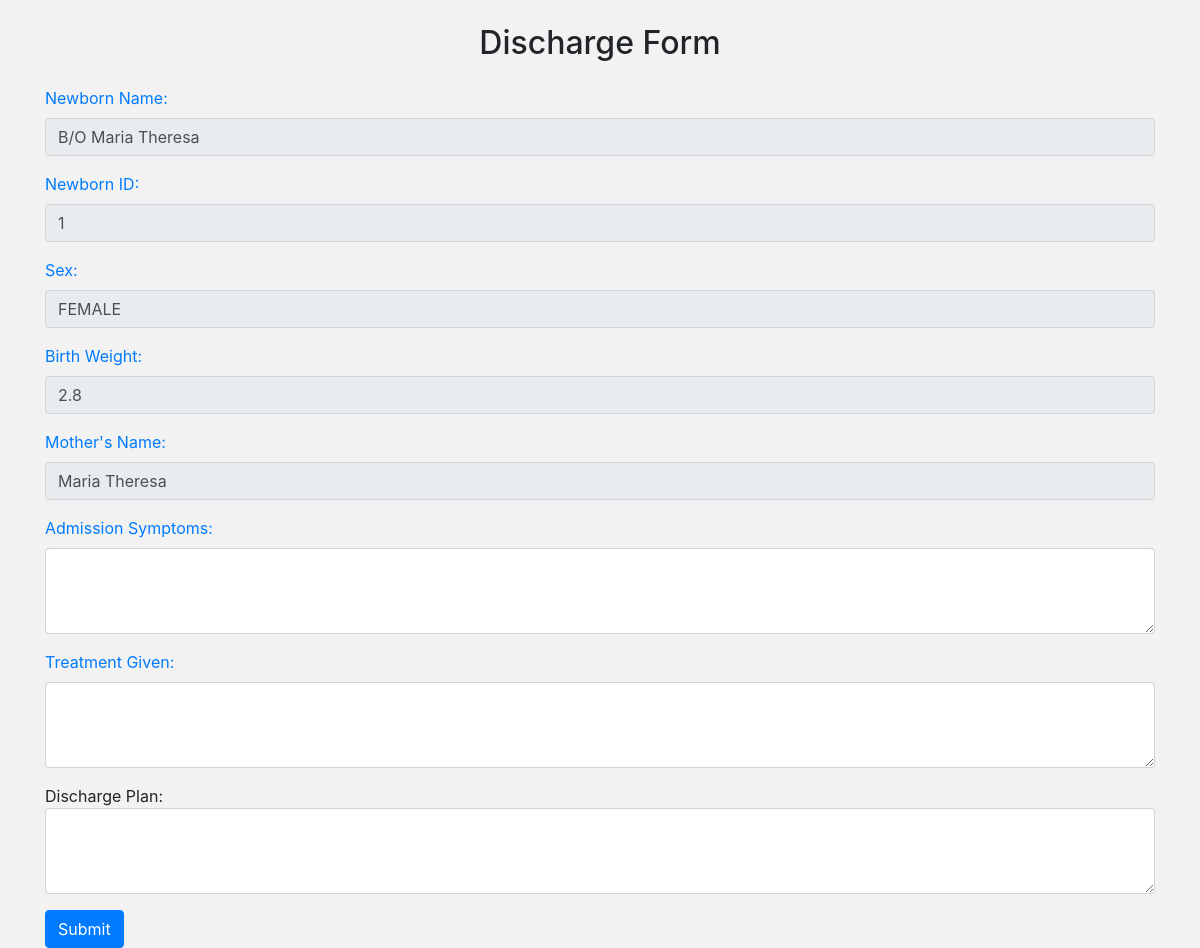
The app's page /newborn/discharge/1/, older data.
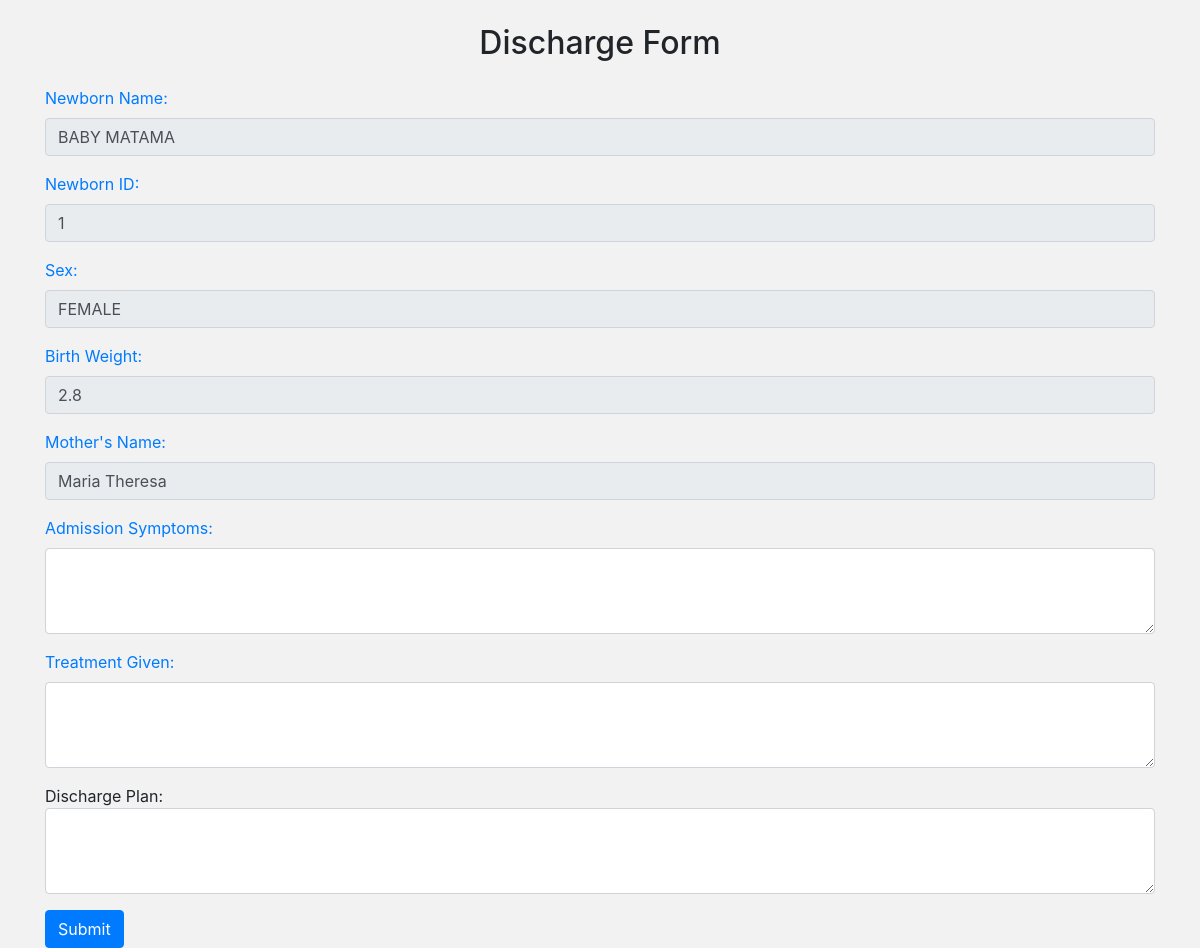
The same page, newer data.
### newborn/models.py (models this page shows, shortened)
class Newborn(models.Model):
    PLACE_OF_BIRTH_CHOICES = (
        ('Hospital', 'Hospital'),
        ('Home', 'Home'),
        ('Along the road', 'Along the road'),
    )
    MODE_OF_DELIVERY_CHOICES = (
        ('Vaginal', 'Vaginal'),
        ('C-Section', 'C-Section'),
        ('Assisted Vaginal Delivery', 'Assisted Vaginal Delivery'),
    )
    Yes_No_CHOICES = (
        ('Yes', 'Yes'),
        ('No', 'No'),
    )
    admission_date = models.DateTimeField()
    name = models.CharField(max_length=100)
    sex = models.CharField(max_length=100, choices=SEX)
    birth_weight = models.DecimalField(max_digits=2, decimal_places=1)
    delivery_date = models.DateTimeField()
    place_of_birth = models.CharField(max_length=100, choices=PLACE_OF_BIRTH_CHOICES)
    mode_of_delivery = models.CharField(max_length=100, choices=MODE_OF_DELIVERY_CHOICES)
    resuscitated = models.CharField(max_length=100, choices=Yes_No_CHOICES)
    referral = models.CharField(max_length=100, choices=Yes_No_CHOICES)
    mother = models.ForeignKey(MotherDetails, on_delete=models.CASCADE, null=True)

class MotherDetails(models.Model):
    name = models.CharField(max_length=50)
    age = models.IntegerField(default=28)
    blood_group = models.CharField(max_length=50, choices=BLOOD_GROUP)
    parity = models.CharField(max_length=100)
    number_of_living_children = models.CharField(max_length=100)
    hiv_status = models.CharField(max_length=50, choices=HIV_STATUS)
    level_of_education = models.CharField(max_length=50, choices=LEVEL_OF_EDUCATION)
    occupation = models.CharField(max_length=50, choices=OCCUPATION)
    location = models.ForeignKey(MotherLocation, on_delete=models.CASCADE, null=True)

### newborn/views.py (the view)
# urls.py: path('newborn/discharge/<int:pk>/', views.discharge_form, name='discharge'),
def discharge_form(request, pk):
    newborn = Newborn.objects.get(pk=pk)
    return render(request, 'newborn/discharge_form.html', {'newborn': newborn})

### newborn/templates/newborn/discharge_form.html (shortened to what this page needs)
<!DOCTYPE html>
<html>
<head>
	<link rel="stylesheet" href="https://maxcdn.bootstrapcdn.com/bootstrap/4.5.2/css/bootstrap.min.css">
</head>
<body>
	<div class="container">
		<h2 class="text-center my-4">Discharge Form</h2>
		<form>
			<div class="form-group">
				<label for="newborn-name">Newborn Name:</label>
				<input type="text" class="form-control" id="newborn-name" value="{{ newborn.name }}" disabled>
			</div>
			<div class="form-group">
				<label for="newborn-id">Newborn ID:</label>
				<input type="text" class="form-control" id="newborn-id" value="{{ newborn.id }}" disabled>
			</div>
			<div class="form-group">
				<label for="sex">Sex:</label>
				<input type="text" class="form-control" id="sex" value="{{ newborn.sex }}" disabled>
			</div>
			<div class="form-group">
				<label for="birth-weight">Birth Weight:</label>
				<input type="text" class="form-control" id="birth-weight" value="{{ newborn.birth_weight }}" disabled>
			</div>
			<div class="form-group">
				<label for="mother-name">Mother's Name:</label>
				<input type="text" class="form-control" id="mother-name" value="{{ newborn.mother.name }}" disabled>
			</div>
			<div class="form-group">
				<label for="admission-symptoms">Admission Symptoms:</label>
				<textarea class="form-control" id="admission-symptoms" rows="3"></textarea>
			</div>
			<div class="form-group">
				<label for="treatment-given">Treatment Given:</label>
				<textarea class="form-control" id="treatment-given" rows="3"></textarea>
			</div>
			<div class="form-group">
				<labelfor="discharge-plan">Discharge Plan:</label>
			<textarea class="form-control" id="discharge-plan" rows="3"></textarea>
			</div>
			<button type="submit" class="btn btn-primary">Submit</button>
		</form>
	</div>
</body>
</html>

Row changes from the older to the newer data that the page shows:
changed Newborn "FEMALE": name "B/O Maria Theresa" → "BABY MATAMA"
